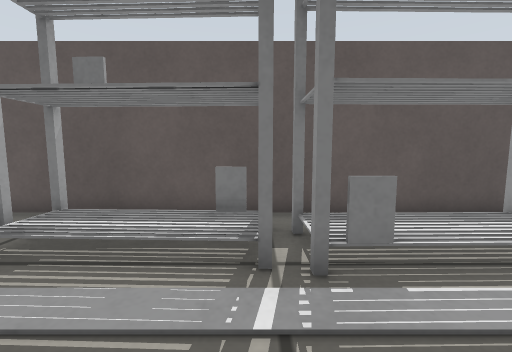
View 1 (above)

13 first-person views from a walk through a robot-simulator world made for Gazebo. The camera is 0.35 m above the floor, tilts 6° down and sees 90° across. The floor is counted in squares, 0.2 m on a side. Each view is taken from the middle of a square. On the plan, view 1 faces up. The plan holds only what a view shows up to about 14 squares ahead; the rest is blank.

View 2
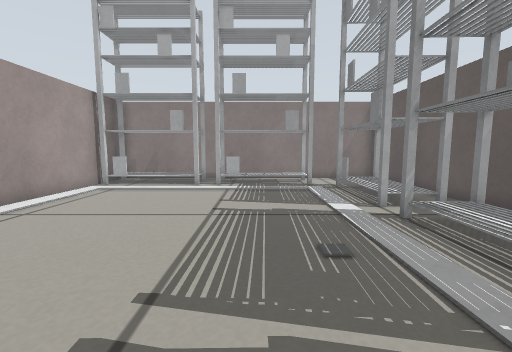

View 3
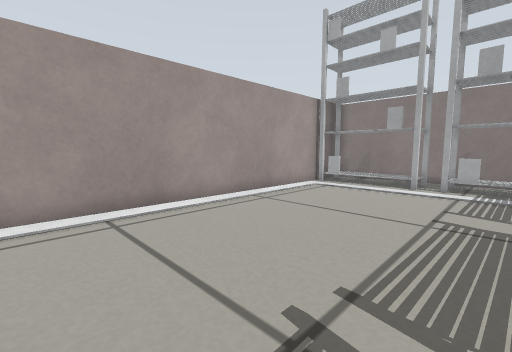

View 4
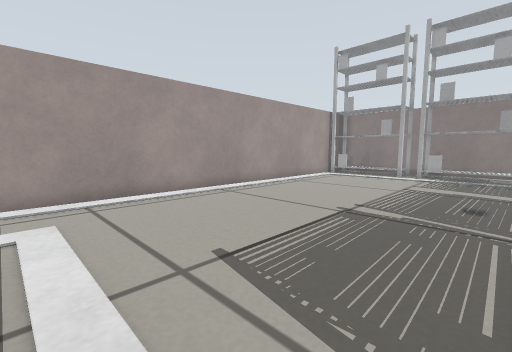

View 5
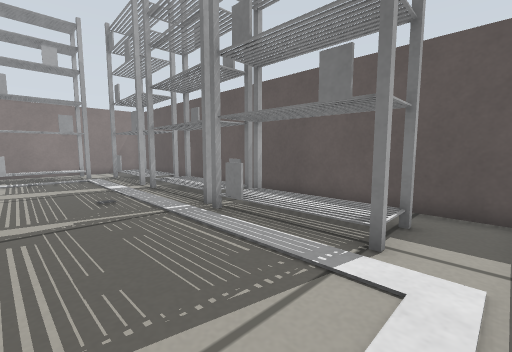

View 6
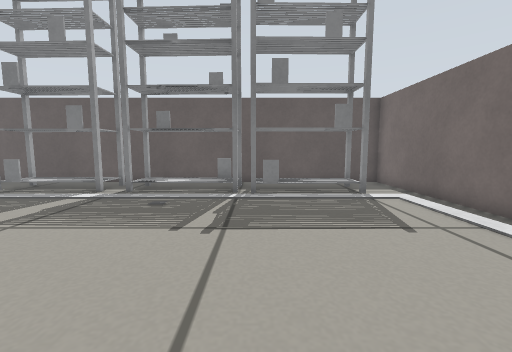

View 7
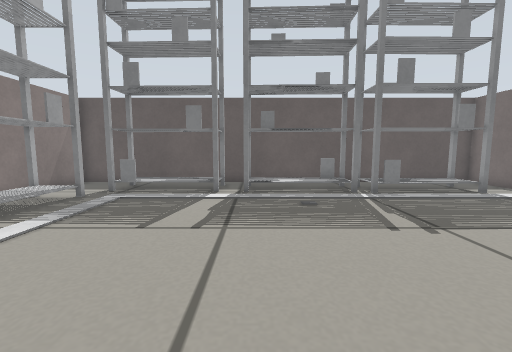

View 8
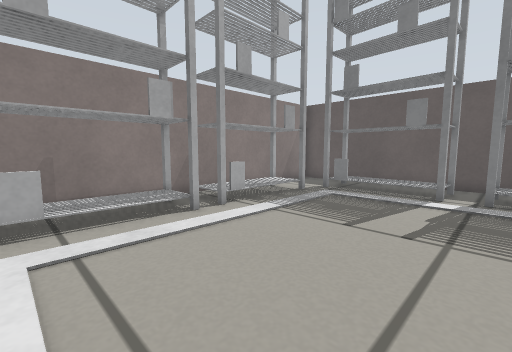

View 9
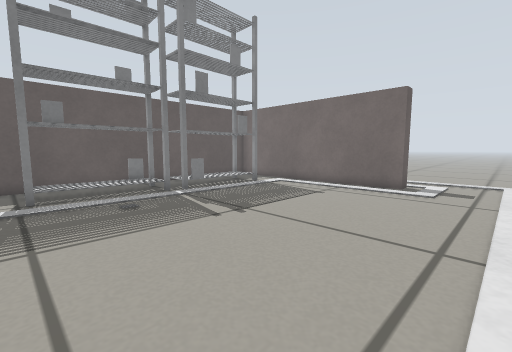

View 10
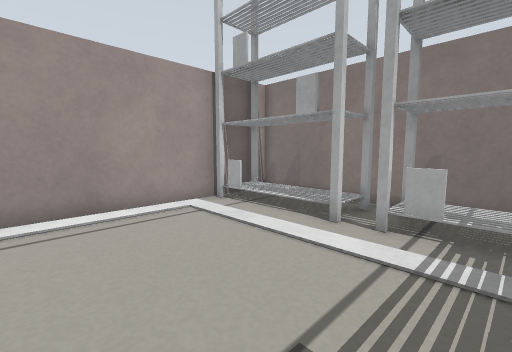

View 11
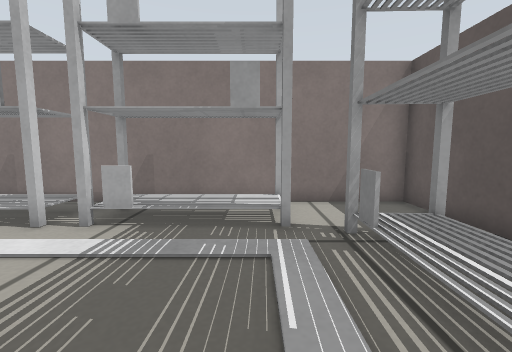

View 12
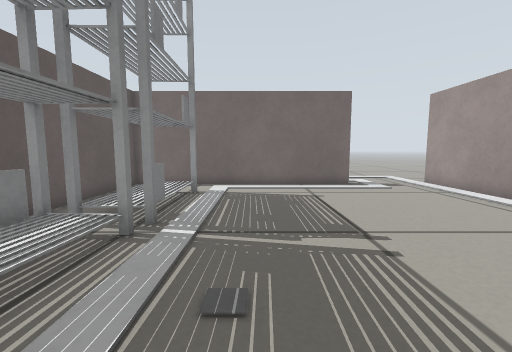

View 13
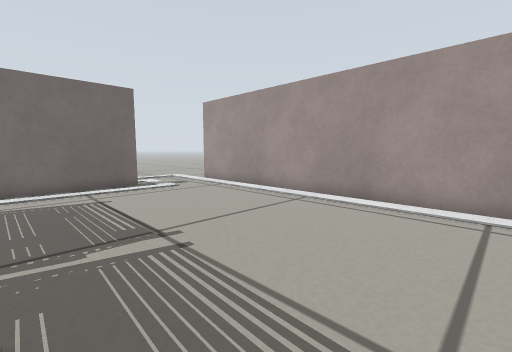

### Floor plan
Points are (right, up) in squares from view 1. A wall is a line through its corners. A room is listed if a view was taken in it or the views show most of it. See-through windows are left out.
Room 1 (views 1, 2, 3, 4, 5, 6, 7, 8, 9, 10, 11, 12, 13)
walls: (8.4, -3.6) (7.6, -3.6) (7.6, 6.9) (-13.4, 6.9) (-13.4, -7.8) (8.4, -7.8)
ways out: opening at (8, -5.5)
objects: other object (-12, -7) to (-11, -3); other object (-12, -2) to (-11, 3); other object (-10, 4) to (-6, 6); other object (-4, 4) to (0, 5); other object (1, 4) to (5, 5)

Positions as (right, up) in squares from view 1, and headings:
1: (0, 0), facing up
2: (2, 0), facing left
3: (2, 0), facing down-left
4: (7, 2), facing down-left
5: (7, -1), facing up-left
6: (1, -7), facing up
7: (-4, -7), facing up
8: (-4, -7), facing up-left
9: (-5, -7), facing up-right
10: (-5, 0), facing down-left
11: (-5, 2), facing left
12: (-5, 1), facing right
13: (-5, 1), facing down-right
